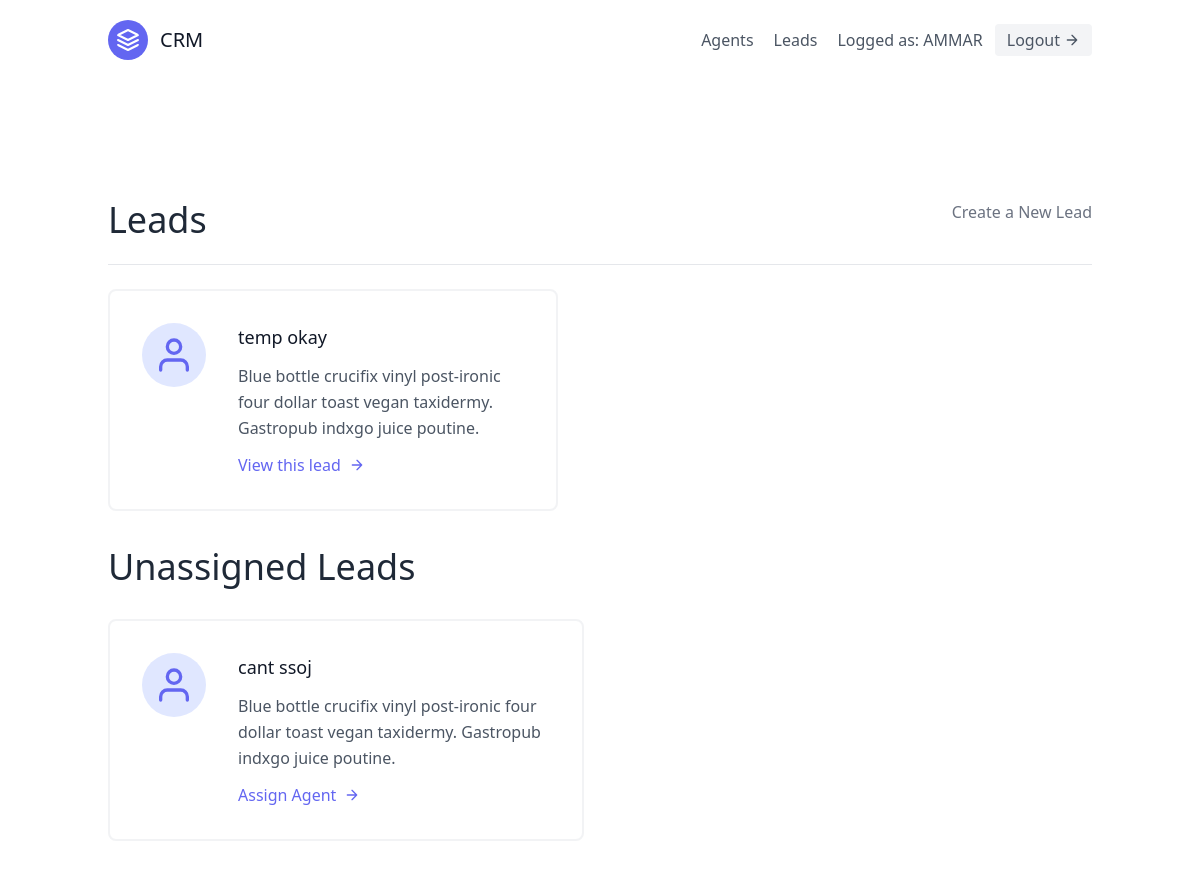
Before: /leads/ (signed in) with the older database file.
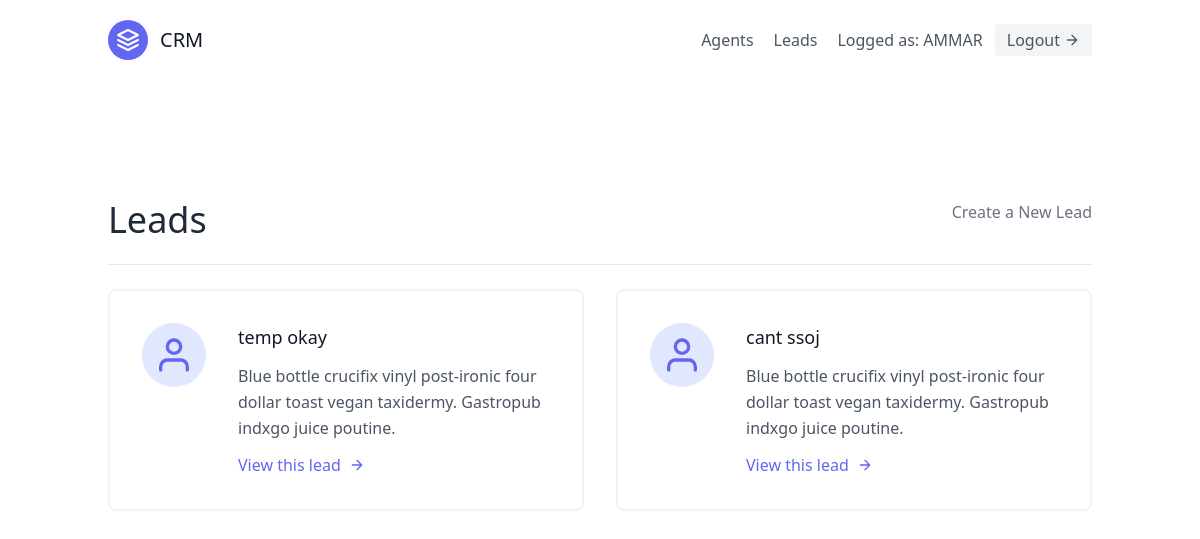
After: the same page with the newer database file.
### leads/models.py (models this page shows, shortened)
class LeadModel(models.Model):
    first_name = models.CharField(max_length=100)
    last_name = models.CharField(max_length=100)
    age = models.IntegerField()
    organization = models.ForeignKey(UserProfile,on_delete=models.CASCADE)
    agent = models.ForeignKey("Agent",null=True,blank=True,on_delete=models.SET_NULL)
    category = models.ForeignKey("category",null=True,blank=True,on_delete=models.SET_NULL)

### leads/views.py (the view)
# urls.py: path('',views.LeadList.as_view(),name='lead-list'),
class LeadList(LoginRequiredMixin,generic.ListView):
    template_name = 'leads/lead_list.html'
    context_object_name = 'leads'
    def get_queryset(self):
        user = self.request.user
        if user.is_organisor:
            queryset = LeadModel.objects.filter(organization=user.userprofile,agent__isnull=False)
        else:
            queryset = LeadModel.objects.filter(organization=user.agent.organization,agent__isnull=False)
            queryset = queryset.filter(agent__user=user)
        return queryset
    def get_context_data(self,**kwargs):
        context = super(LeadList,self).get_context_data(**kwargs)
        user = self.request.user
        if user.is_organisor:
            queryset = LeadModel.objects.filter(organization=user.userprofile,agent__isnull=True)
            context.update({
                "unassigned_leads":queryset
            })
        return context

### leads/templates/leads/lead_list.html
{% extends 'base.html' %}
{% block content %}
<section class="text-gray-600 body-font">
    <div class="container px-5 py-24 mx-auto flex flex-wrap">
        <div class='w-full mb-6 py-6 flex justify-between item-center border-b border-gray-200'>
        <div>
            <h1 class='text-4xl text-gray-800'>Leads</h1>
        </div>
        {% if request.user.is_organisor %}
        <div>
            <a class='text-gray-500 hover:text-blue-500' href="{% url 'leads:lead-create' %}">Create a New Lead</a>
        </div>
        {% endif %}
        </div>
      <div class="flex flex-wrap -m-4">
        {% for lead in leads %}
        <div class="p-4 lg:w-1/2 md:w-full">
          <div class="flex border-2 rounded-lg border-gray-200 border-opacity-50 p-8 sm:flex-row flex-col">
            <div class="w-16 h-16 sm:mr-8 sm:mb-0 mb-4 inline-flex items-center justify-center rounded-full bg-indigo-100 text-indigo-500 flex-shrink-0">
              <svg fill="none" stroke="currentColor" stroke-linecap="round" stroke-linejoin="round" stroke-width="2" class="w-10 h-10" viewBox="0 0 24 24">
                <path d="M20 21v-2a4 4 0 00-4-4H8a4 4 0 00-4 4v2"></path>
                <circle cx="12" cy="7" r="4"></circle>
              </svg>
            </div>
            <div class="flex-grow">
              <h2 class="text-gray-900 text-lg title-font font-medium mb-3">{{lead.first_name}}  {{lead.last_name}}</h2>
              <p class="leading-relaxed text-base">
                Blue bottle crucifix vinyl post-ironic four dollar toast vegan taxidermy. Gastropub indxgo juice poutine.</p>
              <a href={% url 'leads:lead-detail' lead.pk %} class="mt-3 text-indigo-500 inline-flex items-center">
                View this lead
                <svg fill="none" stroke="currentColor" stroke-linecap="round" stroke-linejoin="round" stroke-width="2" class="w-4 h-4 ml-2" viewBox="0 0 24 24">
                  <path d="M5 12h14M12 5l7 7-7 7"></path>
                </svg>
              </a>
            </div>
          </div>
        </div>
        {% endfor %}
      </div>
      {% if unassigned_leads.exists %}
      <div class="mt-5 flex flex-wrap -m-4">
        <div class='p-4 w-full'><h1 class='text-4xl text-gray-800'>Unassigned Leads</h1></div>
        {% for lead in unassigned_leads %}
        <div class="p-4 lg:w-1/2 md:w-full">
          <div class="flex border-2 rounded-lg border-gray-200 border-opacity-50 p-8 sm:flex-row flex-col">
            <div class="w-16 h-16 sm:mr-8 sm:mb-0 mb-4 inline-flex items-center justify-center rounded-full bg-indigo-100 text-indigo-500 flex-shrink-0">
              <svg fill="none" stroke="currentColor" stroke-linecap="round" stroke-linejoin="round" stroke-width="2" class="w-10 h-10" viewBox="0 0 24 24">
                <path d="M20 21v-2a4 4 0 00-4-4H8a4 4 0 00-4 4v2"></path>
                <circle cx="12" cy="7" r="4"></circle>
              </svg>
            </div>
            <div class="flex-grow">
              <h2 class="text-gray-900 text-lg title-font font-medium mb-3">{{lead.first_name}}  {{lead.last_name}}</h2>
              <p class="leading-relaxed text-base">
                Blue bottle crucifix vinyl post-ironic four dollar toast vegan taxidermy. Gastropub indxgo juice poutine.</p>
              <a href={% url 'leads:assign-agent' lead.pk %} class="mt-3 text-indigo-500 inline-flex items-center">
                Assign Agent
                <svg fill="none" stroke="currentColor" stroke-linecap="round" stroke-linejoin="round" stroke-width="2" class="w-4 h-4 ml-2" viewBox="0 0 24 24">
                  <path d="M5 12h14M12 5l7 7-7 7"></path>
                </svg>
              </a>
            </div>
          </div>
        </div>
        {% endfor %}
        {% endif %}
      </div>
    </div>
  </section>
{% endblock content %}

Changed rows visible on the page:
changed LeadModel "cant": moves from the list under "Unassigned Leads" to the list under "Leads"
Other visible differences:
text no longer shown: "Unassigned Leads"
